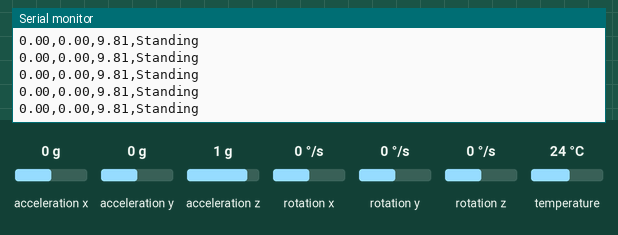
Bench run of a sketch on a simulated Arduino Leonardo, built with avr-gcc and run on an emulated ATmega32U4. Parts: the last lines printed to the serial monitor. The inputs (shaded band) are chosen by the test bench; at power-on: acceleration x 0 g, acceleration y 0 g, acceleration z 1 g, rotation x 0 °/s, rotation y 0 °/s, rotation z 0 °/s, temperature 24 °C.

Above: at 1.3 s.
1.4 s: acceleration x set to -1.4 g
At 1.47 s:
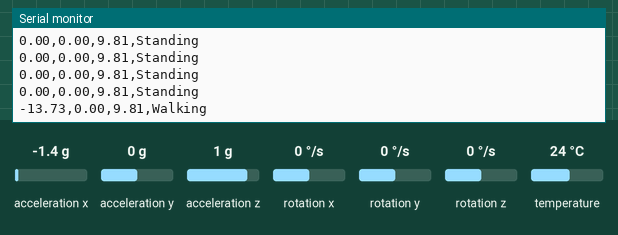
3.3 s: acceleration y set to -1.4 g
At 3.45 s:
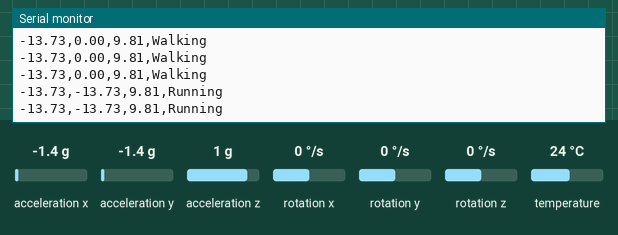
5.2 s: acceleration z set to -1.4 g
At 5.22 s:
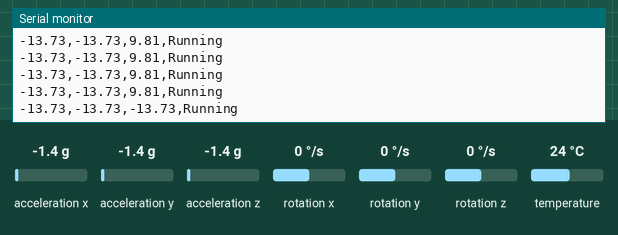
6.7 s: acceleration x set to -0.8 g
At 6.78 s:
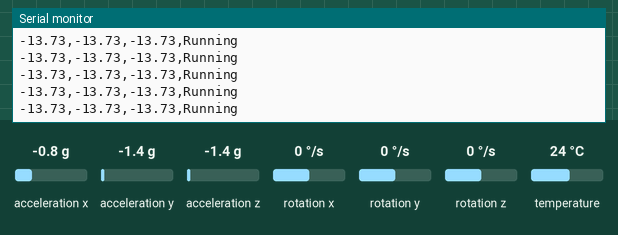

The sketch:

Shoe.ino
```cpp
#include <Adafruit_MPU6050.h>
#include <Adafruit_Sensor.h>
#include <Wire.h>

Adafruit_MPU6050 mpu;

// Thresholds for walking and running (can be adjusted based on your sensor behavior)
float walkingThreshold = 16.0;
float runningThreshold = 17.0;

void setup(void) {
  Serial.begin(115200);
  while (!Serial)
    delay(10); // will pause Zero, Leonardo, etc until serial console opens

  Serial.println("Adafruit MPU6050 test!");

  // Try to initialize!
  if (!mpu.begin()) {
    Serial.println("Failed to find MPU6050 chip");
    while (1) {
      delay(10);
    }
  }
  Serial.println("MPU6050 Found!");

  mpu.setAccelerometerRange(MPU6050_RANGE_8_G);
  Serial.print("Accelerometer range set to: ");
  switch (mpu.getAccelerometerRange()) {
  case MPU6050_RANGE_2_G:
    Serial.println("+-2G");
    break;
  case MPU6050_RANGE_4_G:
    Serial.println("+-4G");
    break;
  case MPU6050_RANGE_8_G:
    Serial.println("+-8G");
    break;
  case MPU6050_RANGE_16_G:
    Serial.println("+-16G");
    break;
  }

  mpu.setGyroRange(MPU6050_RANGE_500_DEG);
  Serial.print("Gyro range set to: ");
  switch (mpu.getGyroRange()) {
  case MPU6050_RANGE_250_DEG:
    Serial.println("+- 250 deg/s");
    break;
  case MPU6050_RANGE_500_DEG:
    Serial.println("+- 500 deg/s");
    break;
  case MPU6050_RANGE_1000_DEG:
    Serial.println("+- 1000 deg/s");
    break;
  case MPU6050_RANGE_2000_DEG:
    Serial.println("+- 2000 deg/s");
    break;
  }

  mpu.setFilterBandwidth(MPU6050_BAND_5_HZ);
  Serial.print("Filter bandwidth set to: ");
  switch (mpu.getFilterBandwidth()) {
  case MPU6050_BAND_260_HZ:
    Serial.println("260 Hz");
    break;
  case MPU6050_BAND_184_HZ:
    Serial.println("184 Hz");
    break;
  case MPU6050_BAND_94_HZ:
    Serial.println("94 Hz");
    break;
  case MPU6050_BAND_44_HZ:
    Serial.println("44 Hz");
    break;
  case MPU6050_BAND_21_HZ:
    Serial.println("21 Hz");
    break;
  case MPU6050_BAND_10_HZ:
    Serial.println("10 Hz");
    break;
  case MPU6050_BAND_5_HZ:
    Serial.println("5 Hz");
    break;
  }

  Serial.println("");
  delay(100);
}

void loop() {
  /* Get new sensor events with the readings */
  sensors_event_t a, g, temp;
  mpu.getEvent(&a, &g, &temp);

  // Calculate the magnitude of the acceleration vector
  float magnitude = sqrt(a.acceleration.x * a.acceleration.x +
                         a.acceleration.y * a.acceleration.y +
                         a.acceleration.z * a.acceleration.z);

  // Classify activity based on the magnitude of the acceleration
  String activity;
  if (magnitude < walkingThreshold) {
    activity = "Standing";
  } else if (magnitude >= walkingThreshold && magnitude < runningThreshold) {
    activity = "Walking";
  } else {
    activity = "Running";
  }

  // Send the acceleration values and activity type in CSV format
  Serial.print(a.acceleration.x);
  Serial.print(",");
  Serial.print(a.acceleration.y);
  Serial.print(",");
  Serial.print(a.acceleration.z);
  Serial.print(",");
  Serial.print(activity);
  Serial.print("\n");

  delay(100); // Adjust delay as necessary
}
```

Measured:
- after the input at 1.4 s, the serial monitor: prints a new line after 0.07 s (image 1)
- after the input at 3.3 s, the serial monitor: prints a new line at once (image 2)
- after the input at 5.2 s, the serial monitor: prints a new line at once (image 3)
